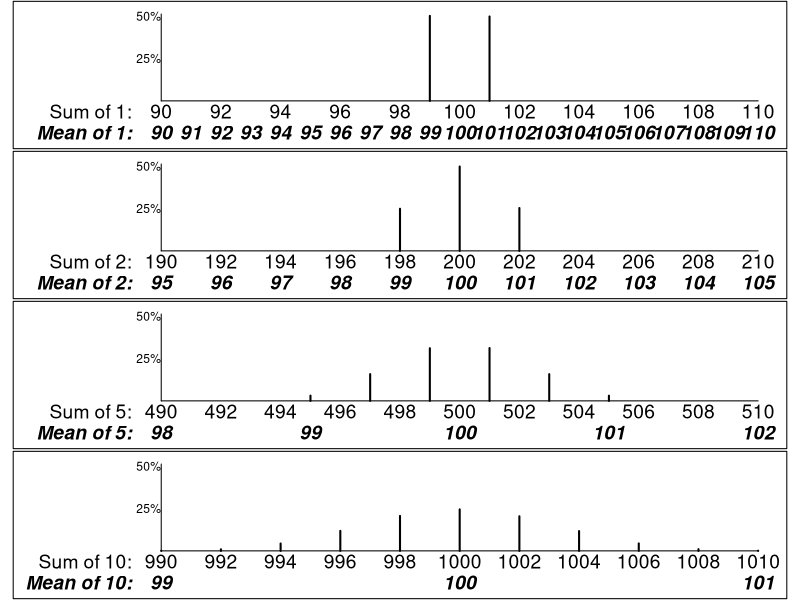
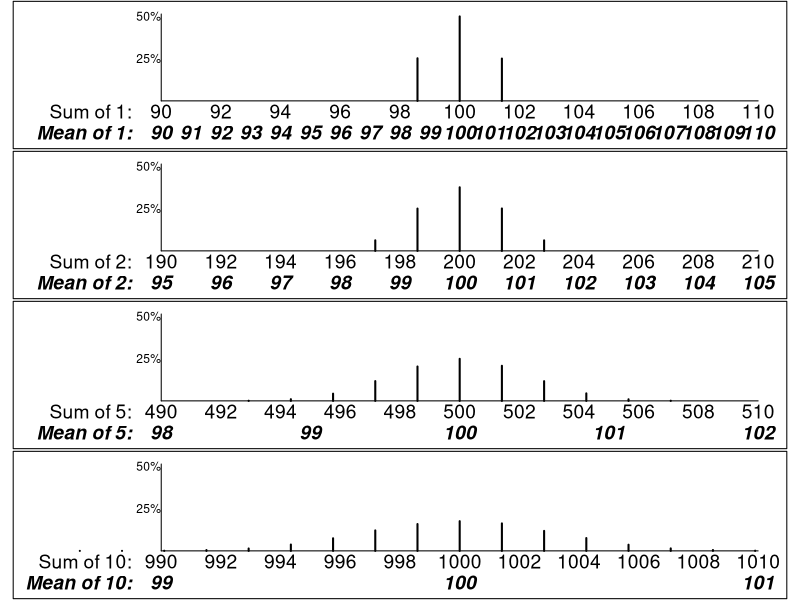

Recreate these plots in R, in order.
## ---- chunk 1

plotMeterMeasurements = function(error){
  
    possible.n = c(1,2,5,10)
    n.sampled.possibilities = 100000
    nr = length(possible.n)
    par(mfrow=c(nr,1),mar = c(0.1,1,0.1,1) )

    for(r in 1:nr){
       n = possible.n[r]
       lengths = rep(0,n.sampled.possibilities)
       for (i in 1:n) { lengths = lengths + 
                        100 +
                sample(errors,n.sampled.possibilities,replace=TRUE)
        }
        f = table(lengths)
        max.e = 10

        XLIM=n*100 + c(-max.e,max.e)
        plot(f,yaxt="n", xaxt="n",
           xlim=c(XLIM[1]-4,XLIM[2]),
           ylim=c(-0.25,1/1.8)*n.sampled.possibilities)
        segments(XLIM[1], 0, XLIM[2], 0)
    
        segments(XLIM[1],0,XLIM[1],n.sampled.possibilities/1.95)
        for(pct in seq(25,50,25)){
    	     text(XLIM[1],n.sampled.possibilities*pct/100,
    	         paste(toString(pct),"%",sep=""),adj=c(1,0.5),cex=1.1)
        }
    
       dy = n.sampled.possibilities/8
       for(l in seq(XLIM[1],XLIM[2],2) ){
          text(l,0,toString(l),cex=1.75,adj=c(0.5,1.25))
          if(l == XLIM[1]) text(XLIM[1]-1,0,
                  paste("Sum of ",toString(n),":",sep=""),
                  cex=1.75,adj=c(1,1.25))
        }
      for(l in seq(XLIM[1],XLIM[2],n) ){
         text(l,-dy,toString(l/n),cex=1.75,adj=c(0.5,1.25),font=4)
         if(l == XLIM[1]) text(XLIM[1]-1,-dy,
                  paste("Mean of ",toString(n),":",sep=""),
                        cex=1.75,adj=c(1,1.25),font=4)
       }
    
  }

}

errors = c(-1,1)
plotMeterMeasurements(errors)
## ---- chunk 2

errors = sqrt(2)*c(-1,0,0,1)
plotMeterMeasurements(errors)
   
